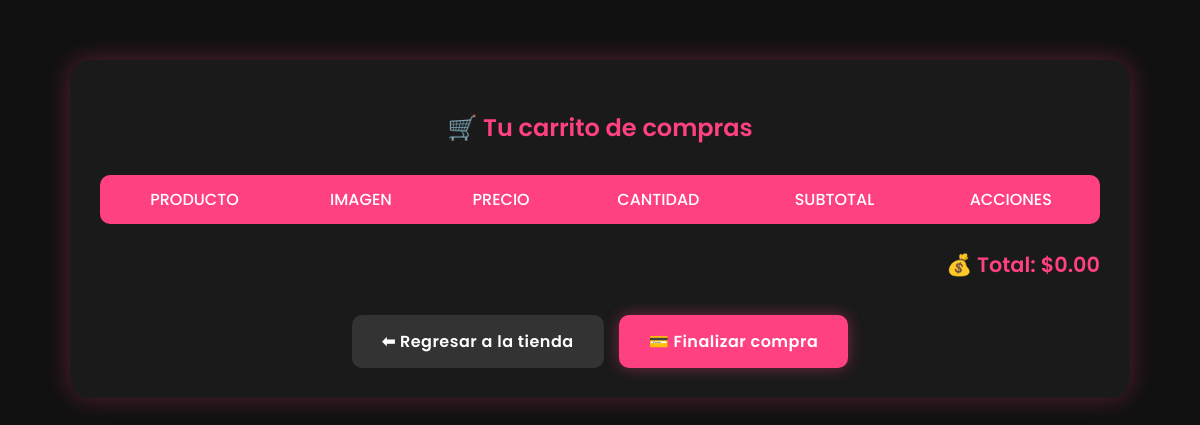
Before: /carrito.php (signed in) with the older database file.
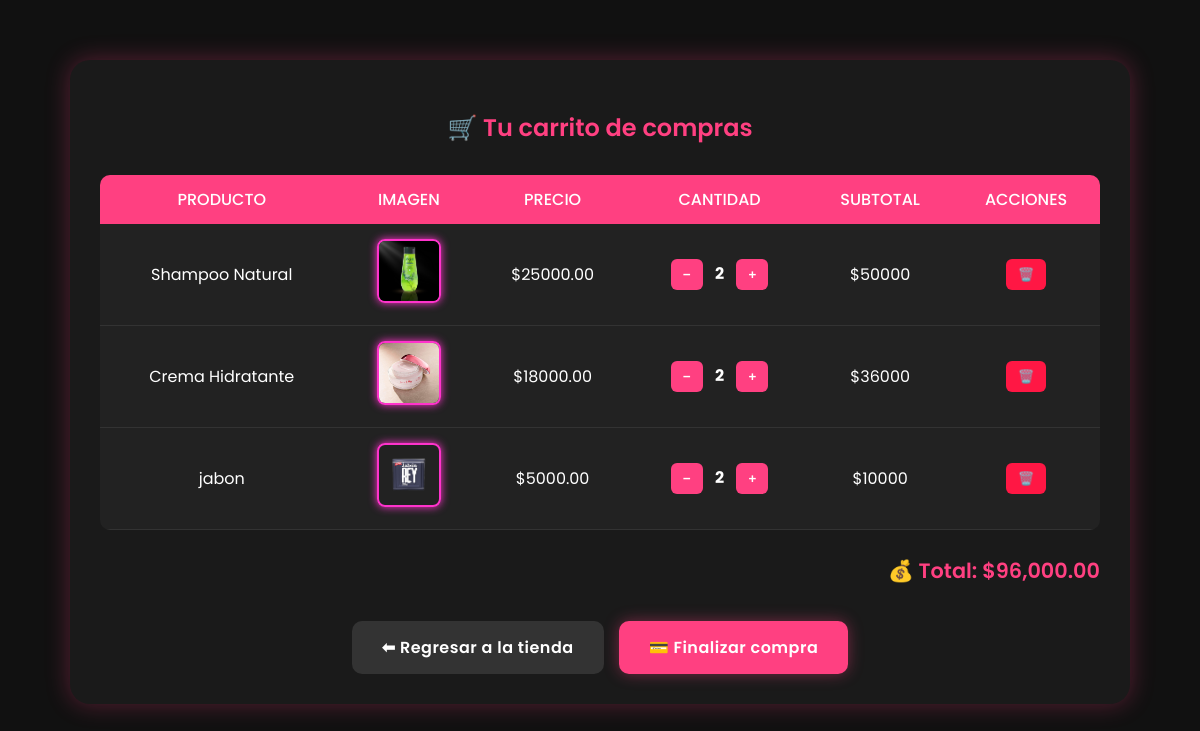
After: the same page with the newer database file.
### tables this page shows
CREATE TABLE `detalle_carrito` (
  `id_detalle` int(11) NOT NULL,
  `id_carrito` int(11) NOT NULL,
  `id_producto` int(11) NOT NULL,
  `cantidad` int(11) NOT NULL,
  `precio_unitario` decimal(10,2) DEFAULT NULL
);

CREATE TABLE `productos` (
  `id_producto` int(11) NOT NULL,
  `nombre_producto` varchar(100) NOT NULL,
  `precio_producto` decimal(10,2) NOT NULL,
  `cantidad_disponible` int(11) NOT NULL,
  `categoria_producto` varchar(100) DEFAULT NULL,
  `descripcion` text DEFAULT NULL,
  `imagen` varchar(255) DEFAULT NULL,
  `activo` tinyint(1) DEFAULT 1
);

### carrito.php (the view, shortened to what this page needs)
<?php
include("conexion.php");
$id_usuario = $_SESSION['usuario'];
$sql = "SELECT id_carrito FROM carrito WHERE id_usuario = ? ORDER BY id_carrito DESC LIMIT 1";
$stmt = $conn->prepare($sql);
$stmt->bind_param("i", $id_usuario);
$stmt->execute();
$result = $stmt->get_result();
$id_carrito = $result->fetch_assoc()['id_carrito'];
$sql_detalle = "
    SELECT d.id_producto, p.nombre_producto, p.precio_producto, d.cantidad, p.imagen
    FROM detalle_carrito d
    INNER JOIN productos p ON d.id_producto = p.id_producto
    WHERE d.id_carrito = ?
";
$stmt = $conn->prepare($sql_detalle);
$stmt->bind_param("i", $id_carrito);
$stmt->execute();
$productos = $stmt->get_result();
?>
<!DOCTYPE html>
<html lang="es">
<head>
</head>
<body>
<div class="carrito-container">
    <h2>🛒 Tu carrito de compras</h2>
    <table>
        <thead>
            <tr>
                <th>Producto</th>
                <th>Imagen</th>
                <th>Precio</th>
                <th>Cantidad</th>
                <th>Subtotal</th>
                <th>Acciones</th>
            </tr>
        </thead>
        <tbody id="carrito-body">
            <?php
            $total = 0;
            while ($row = $productos->fetch_assoc()) {
                $subtotal = $row['precio_producto'] * $row['cantidad'];
                $total += $subtotal;
                echo "
                <tr data-id='{$row['id_producto']}'>
                    <td>{$row['nombre_producto']}</td>
                    <td><img src='uploads/{$row['imagen']}' alt='{$row['nombre_producto']}' class='thumb'></td>
                    <td>\${$row['precio_producto']}</td>
                    <td class='cantidad'>
                        <button class='menos'>−</button>
                        <span>{$row['cantidad']}</span>
                        <button class='mas'>+</button>
                    </td>
                    <td>\$$subtotal</td>
                    <td class='acciones'>
                        <button class='eliminar'>🗑️</button>
                    </td>
                </tr>
                ";
            }
            ?>
        </tbody>
    </table>
    <div class="total">💰 Total: $<?php echo number_format($total, 2); ?></div>
    <div class="botones-final">
        <a href="tienda.php" class="btn-volver">⬅ Regresar a la tienda</a>
        <a href="checkout.php" class="btn-pagar">💳 Finalizar compra</a>
    </div>
</div>
</body>
</html>

### carrito.php (style rules this page uses)
body { background-color: #111; font-family: 'Poppins', sans-serif; color: #fff; margin: 0; padding: 0; }
.carrito-container { width: 90%; max-width: 1000px; margin: 60px auto; background: #1a1a1a; border-radius: 20px; padding: 30px; box-shadow: 0px 0px 25px rgba(255, 64, 129, 0.3); animation: fadeIn 0.6s ease; }
h2 { text-align: center; color: #ff4081; margin-bottom: 30px; font-weight: 600; }
table { width: 100%; border-collapse: collapse; border-radius: 10px; overflow: hidden; }
th { background-color: #ff4081; color: white; text-transform: uppercase; padding: 12px; font-weight: 500; }
td { background-color: #222; text-align: center; padding: 15px; border-bottom: 1px solid #333; }
img { width: 80px; height: 80px; object-fit: cover; border-radius: 10px; }
button { border: none; border-radius: 6px; padding: 8px 12px; cursor: pointer; transition: 0.3s ease; font-weight: 600; }
.mas, .menos { background-color: #ff4081; color: white; }
.eliminar { background-color: #ff1744; color: white; }
.total { text-align: right; font-size: 1.3rem; font-weight: 600; margin-top: 25px; color: #ff4081; }
.botones-final { display: flex; justify-content: center; gap: 15px; margin-top: 35px; }
.btn-volver, .btn-pagar { display: inline-block; padding: 14px 30px; border-radius: 10px; text-decoration: none; font-weight: 600; letter-spacing: 0.5px; transition: all 0.3s ease; }
.btn-volver { background-color: #333; color: white; }
.btn-pagar { background-color: #ff4081; color: white; box-shadow: 0 0 15px rgba(255, 64, 129, 0.4); }
.acciones button { margin: 5px; }
.cantidad span { margin: 0 8px; font-weight: bold; }
.thumb { width: 60px; height: 60px; object-fit: cover; border: 2px solid #ff33cc; border-radius: 8px; box-shadow: 0 0 8px #ff33cc; }

Changed rows visible on the page:
added detalle_carrito: id_producto.nombre_producto "Shampoo Natural", id_producto.imagen (picture), id_producto.precio_producto "25000.00", cantidad "2", subtotal "50000"
added detalle_carrito: id_producto.nombre_producto "Crema Hidratante", id_producto.imagen (picture), id_producto.precio_producto "18000.00", cantidad "2", subtotal "36000"
added detalle_carrito: id_producto.nombre_producto "jabon", id_producto.imagen (picture), id_producto.precio_producto "5000.00", cantidad "2", subtotal "10000"
Other visible differences:
$total: "0.00" → "96,000.00"
